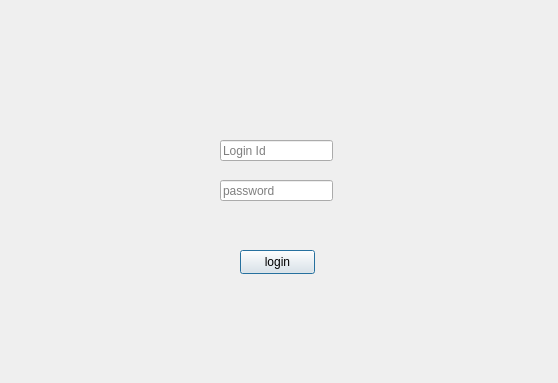
<?xml version="1.0" encoding="UTF-8"?>
<ui version="4.0">
 <class>Dialog</class>
 <widget class="QDialog" name="Dialog">
  <property name="geometry">
   <rect>
    <x>0</x>
    <y>0</y>
    <width>558</width>
    <height>383</height>
   </rect>
  </property>
  <property name="windowTitle">
   <string>Dialog</string>
  </property>
  <widget class="QPushButton" name="pushButton">
   <property name="geometry">
    <rect>
     <x>240</x>
     <y>250</y>
     <width>75</width>
     <height>24</height>
    </rect>
   </property>
   <property name="text">
    <string>login</string>
   </property>
  </widget>
  <widget class="QLineEdit" name="password">
   <property name="geometry">
    <rect>
     <x>220</x>
     <y>180</y>
     <width>113</width>
     <height>21</height>
    </rect>
   </property>
   <property name="placeholderText">
    <string>password</string>
   </property>
  </widget>
  <widget class="QLineEdit" name="id">
   <property name="geometry">
    <rect>
     <x>220</x>
     <y>140</y>
     <width>113</width>
     <height>21</height>
    </rect>
   </property>
   <property name="placeholderText">
    <string>Login Id</string>
   </property>
  </widget>
 </widget>
 <resources/>
 <connections/>
</ui>
